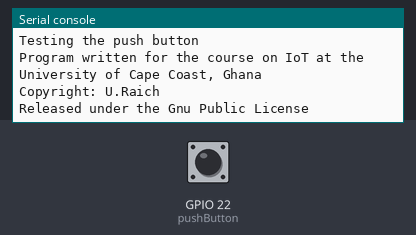
Recording of a program running on a simulated ESP32 board running MicroPython. Parts: the last lines printed to the serial console. Inputs (shaded band) come from the test bench; at power-on: GPIO 22 (pushButton) HIGH.

Above: at 1.2 s.
1.3 s: GPIO 22 (pushButton) pulled LOW for 0.15 s
At 1.46 s:
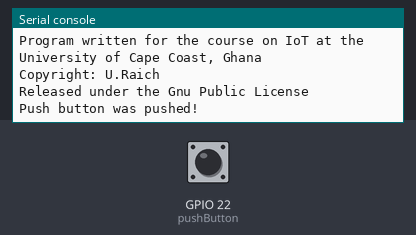
At 2.9 s:
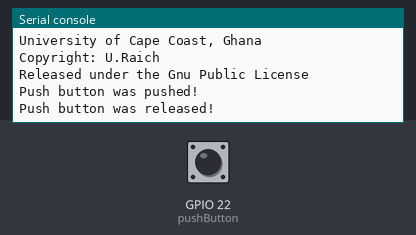

Measured:
- after the input at 1.3 s, the serial console: prints a new line at once (image 1)

The program:

pbPoll.py
```python
# (licence header left out)
from machine import Pin
import sys,time

print("Testing the push button")
print("Program written for the course on IoT at the")
print("University of Cape Coast, Ghana")
print("Copyright: U.Raich")
print("Released under the Gnu Public License")

_PB_PIN = 22
pushButton = Pin(_PB_PIN,Pin.IN,Pin.PULL_UP)

oldState = True
try:
    while True:
        state = pushButton.value()
        if state != oldState:
            if state:
                print("Push button was released!")
            else:
                print("Push button was pushed!")
            oldState = state
        time.sleep_ms(100)

except KeyboardInterrupt:
    print("Ctrl C seen! Quitting the program")
    sys.exit(0)
```
